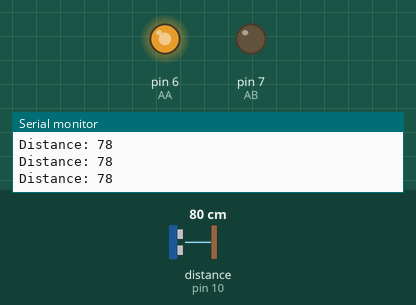
Recording of a sketch running on a simulated Arduino Uno, built with avr-gcc and run on an emulated ATmega328P. Parts: output pins drawn as LEDs (lit = HIGH), the last lines printed to the serial monitor. Wiring (inferred from the names in the program): ultrasonic range finder: trigger pin 9; echo pin 10. The inputs (shaded band) are chosen by the test bench; at power-on: distance to the obstacle (sensor on pin 10) 80 cm. The echo pulse lasts 58.3 µs per cm; pins used as bus, display or sensor lines are not drawn.

Above: at 1.3 s.
1.4 s: distance to the obstacle (sensor on pin 10) set to 29 cm
2.9 s: distance to the obstacle (sensor on pin 10) set to 24 cm
At 3.6 s:
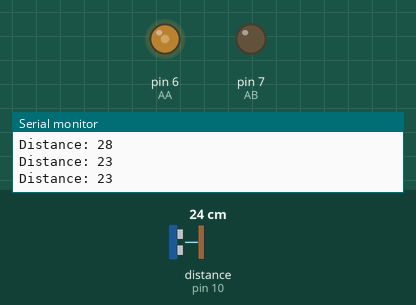
4.5 s: distance to the obstacle (sensor on pin 10) set to 19 cm
6.0 s: distance to the obstacle (sensor on pin 10) set to 14 cm
At 6.4 s:
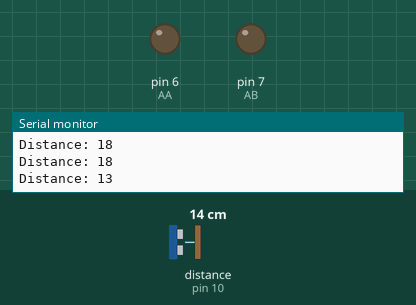
7.5 s: distance to the obstacle (sensor on pin 10) set to 18 cm
At 8.7 s:
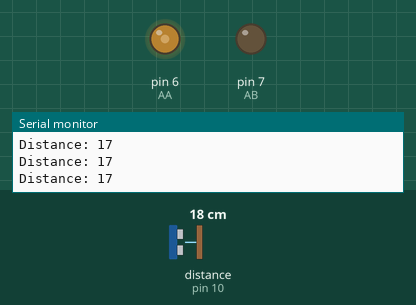
9.0 s: distance to the obstacle (sensor on pin 10) set to 2 cm
At 10.2 s:
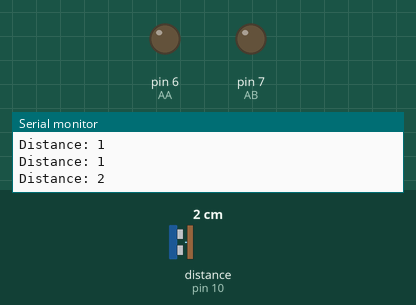
Timing chart, 0 to 11.5 s (numbered marks = the images above; inputs shaded):
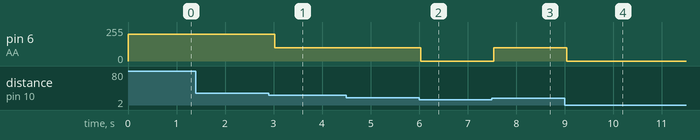

Measured:
- the behaviour switches between 27 and 26 cm on distance to the obstacle (sensor on pin 10) (found by bisection; images 0 and 1)
- the behaviour switches between 17 and 16 cm on distance to the obstacle (sensor on pin 10) (found by bisection; images 1 and 2)
- after the input at 2.9 s, pin 6 (AA): 200/255 → 100/255 after 0.13 s
- after the input at 6.0 s, pin 6 (AA): 100/255 → 0/255 at once
- after the input at 7.5 s, pin 6 (AA): 0/255 → 100/255 at once
- after the input at 9.0 s, pin 6 (AA): 100/255 → 0/255 after 0.05 s

The sketch:

motorDriver2.ino
```cpp
const int trigPin = 9;
const int echoPin = 10;
int AA = 6;
int AB = 7;


long duration;
int distance;
void setup() {
  pinMode(AA, OUTPUT);
  pinMode(AB, OUTPUT);
  pinMode(trigPin, OUTPUT); // Sets the trigPin as an Output
  pinMode(echoPin, INPUT); // Sets the echoPin as an Input
  Serial.begin(9600); // Starts the serial communication
}
void loop() {
  // Clears the trigPin
  digitalWrite(trigPin, LOW);
  delayMicroseconds(2);
  // Sets the trigPin on HIGH state for 10 micro seconds
  digitalWrite(trigPin, HIGH);
  delayMicroseconds(10);
  digitalWrite(trigPin, LOW);
  // Reads the echoPin, returns the sound wave travel time in microseconds
  duration = pulseIn(echoPin, HIGH);
  // Calculating the distance
  distance = duration * 0.034 / 2;
  // Prints the distance on the Serial Monitor
  Serial.print("Distance: ");
  Serial.println(distance);


 if (distance > 25) {
  analogWrite(AA, 200);  // 빠르게
  digitalWrite(AB, LOW);
}
else if (distance > 15) {
  analogWrite(AA, 100);  // 천천히
  digitalWrite(AB, LOW);
}
else {
  analogWrite(AA, 0);    // 정지
  digitalWrite(AB, LOW);
}


  if (distance == 0) return;
  delay(500);
}
```
